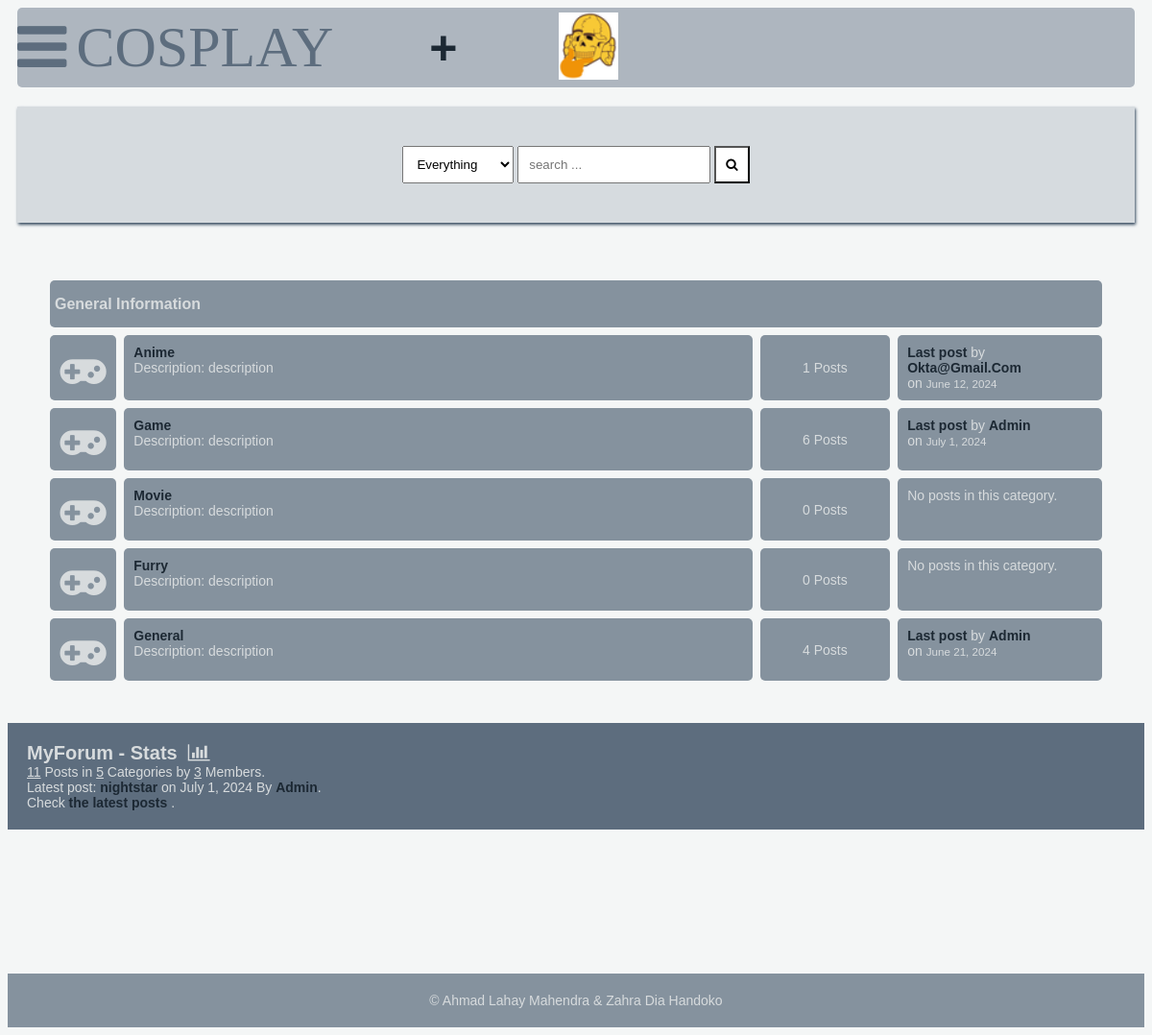
Before: / (signed in) with the older database file.
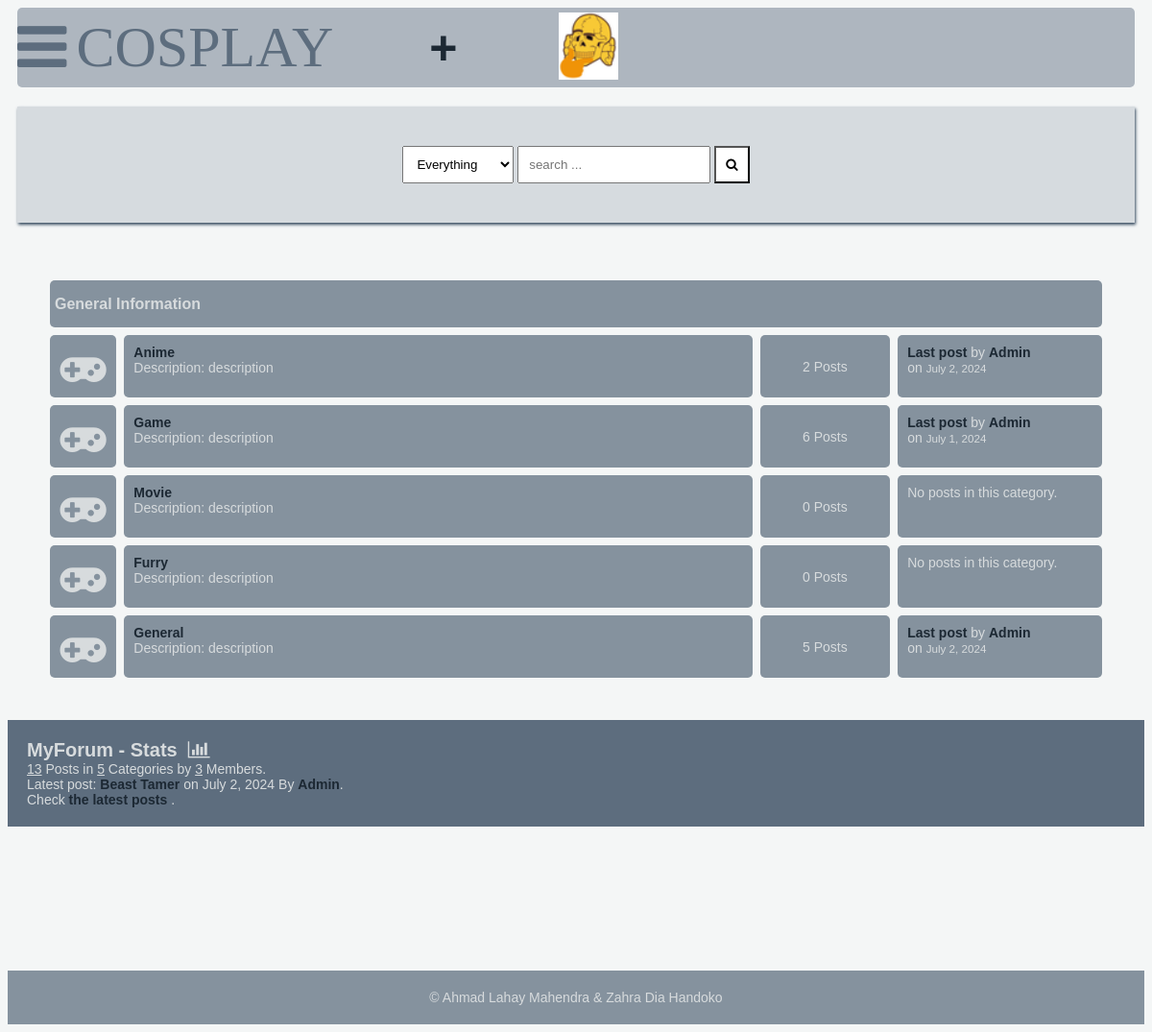
After: the same page with the newer database file.
### main/models.py (models this page shows, shortened)
class Category(models.Model):
    title = models.CharField(max_length=50) #Category title
    slug = models.SlugField(max_length=400, unique=True, blank=True) #URL version of the category
    description = models.TextField(default="description") #Description of the category
    class Meta:
        verbose_name_plural = "categories" #Plural name for Category
    def get_url(self):
        return reverse("posts", kwargs={
            "slug":self.slug
        })
    @property
    def num_posts(self):
        return Post.objects.filter(categories=self).count()
    @property
    def last_post(self):
        return Post.objects.filter(categories=self).latest("date")

class Post(models.Model):
    title = models.CharField(max_length=400) #Title of the Post
    slug = models.SlugField(max_length=400, unique=True, blank=True) #URL version of the Post
    user = models.ForeignKey(Author, on_delete=models.CASCADE) #Link to Author model
    content = HTMLField() #HTML field for the Post's content
    image = models.ImageField(upload_to='post_images', blank=True, null=True) #Image upload function
    categories = models.ManyToManyField(Category) #Many-to-many relationship with Category
    date = models.DateTimeField(auto_now_add=True) #Date Post was created
    approved = models.BooleanField(default=False) #Post approved status (Default = False)
    hit_count_generic = GenericRelation(HitCount, object_id_field='object_pk',
        related_query_name='hit_count_generic_relation'
    ) #Generic relation for Hitcount (Views)
    tags = TaggableManager() #Taggable manager for Tags
    comments = models.ManyToManyField(Comment, blank=True) #Many-to-many relationship with comments
    closed = models.BooleanField(default=False) #Open or closed status of the Post (Default = False)
    state = models.CharField(max_length=40, default="zero") #State of the Post
    def get_url(self):
        return reverse("detail", kwargs={
            "slug":self.slug
        })
    class Meta:
        indexes = [
            models.Index(fields=['date']),
            models.Index(fields=['slug']),
        ]

class Author(models.Model):
    user = models.ForeignKey(User, on_delete=models.CASCADE) #Link to user model
    email = models.EmailField(max_length=254, blank=True, null=False) #Email address of the user/author)
    fullname = models.CharField(max_length=40, blank=True) #Full name of the user/author
    slug = models.SlugField(max_length=400, unique=True, blank=True) #URL version of the name
    bio = HTMLField() #HTML field for author's bio
    points = models.IntegerField(default=0) #Points the author has received
    profile_pic = ResizedImageField(size=[50, 80], quality=100, upload_to="authors", default=None, null=True, blank=True) #Profile image

### main/views.py (the view)
# urls.py: path("", home, name="home"), #URL pattern for the home view
def home(request):
    forums = Category.objects.all() #Get all Categories
    num_posts = Post.objects.all().count() #Count all Posts
    num_users = User.objects.all().count() #Count all Users
    num_categories = forums.count() #Count all Categories
    author = None
    if request.user.is_authenticated:
        author = Author.objects.get(user=request.user)
    try:
        last_post = Post.objects.latest("date") #Get latest Post
    except:
        last_post = [] #If no Posts, set last Posts as an empty list
    context = {
        "forums":forums,
        "num_posts":num_posts,
        "num_users":num_users,
        "num_categories":num_categories,
        "last_post":last_post,
        "title": "COSPLAY Forum",
        "author": author,
    }
    return render(request, "forums.html", context) #Render the homepage with the context

### main/context_processors.py (called while the page is built, shortened)
def searchFunction(request):
    search_context = {}  #Initialize an empty dictionary for the search context
    posts = Post.objects.all()  #Retrieve all posts from the database
    return search_context  #Return the search context

### templates/forums.html
{% extends 'base.html' %}
{% block content %}
    <div class="container">
        <div class="subforum">
            {% if forums %}
                <div class="subforum-title">
                    <h1>General Information</h1>
                </div>
                {% for forum in forums %}
                    <div class="subforum-row">
                        <div class="subforum-icon subforum-column center">
                            <i class="fa fa-gamepad"></i>
                        </div>
                        <div class="subforum-description subforum-column">
                            <h4><a href="{{forum.get_url}}">{{forum.title}}</a></h4>
                            <p>Description: {{forum.description}} </p>
                        </div>
                        <div class="subforum-stats subforum-column center">
                            <span>{{forum.num_posts}} Posts</span>
                        </div>
                        <div class="subforum-info subforum-column">
                            {% if forum.last_post %}
                                <b><a href="{{forum.last_post.get_url}}">Last post</a></b> by <a href="">{{forum.last_post.user.user|title}}</a>
                                <br>on <small>{{forum.last_post.date|date}}</small>
                            {% else %}
                                <span>No posts in this category.</span>
                            {% endif %}
                        </div>
                    </div>
                {% endfor %}
            {% else %}
                <div class="subforum-title">
                    <h1><i class="fa fa-frown-o"></i>&nbsp;you have no posts yet.</h1>
                </div>
            {% endif %}
        </div>
    </div>
    <div class="forum-info">
        <div class="chart">
            MyForum - Stats &nbsp;<i class="fa fa-bar-chart"></i>
        </div>
        <span><u>{{num_posts}}</u> Posts in <u>{{num_categories}}</u> Categories by <u>{{num_users}}</u> Members.</span><br>
        {% if forums %}
            <span>Latest post: <b><a href="{{last_post.get_url}}">{{last_post.title}}</a></b> on {{last_post.date|date}} By <a href="">{{last_post.user.user|title}}</a></span>.<br>
            <span>Check <a href="{% url 'latest_posts' %}">the latest posts</a> .</span><br>
        {% endif %}
    </div>
    {% endblock content %}

Changed rows visible on the page:
no longer on this page (row unchanged): Post: title "nightstar", date "July 1, 2024", user.user "Admin"
computed for Category "Anime": num_posts "1" → "2"; last_post.user.user "Okta@Gmail.Com" → "Admin"; last_post "June 12, 2024" → "July 2, 2024"
computed for Category "General": num_posts "4" → "5"; last_post "June 21, 2024" → "July 2, 2024"
added Post: title "Beast Tamer", date "July 2, 2024", user.user "Admin"
Other visible differences:
{{ num_posts }}: "11" → "13"
